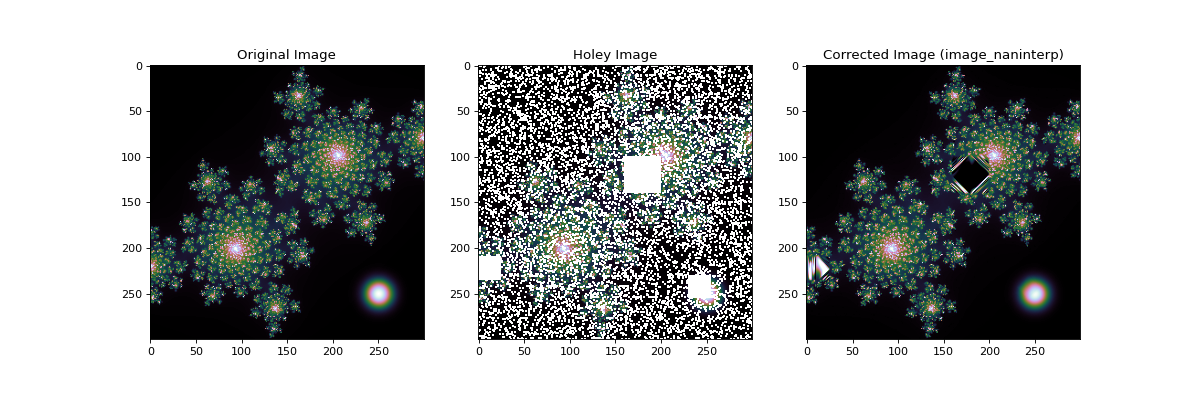

Reproduce this figure in Python.
import numpy as np
import matplotlib.pyplot as plt
from sofia_redux.toolkit.image.fill import image_naninterp
from sofia_redux.toolkit.utilities.func import julia_fractal
from astropy.modeling.models import Gaussian2D

image = julia_fractal(300, 300)
g = Gaussian2D(x_mean=250, y_mean=250, x_stddev=10, y_stddev=10)
image += g(*np.meshgrid(np.arange(300), np.arange(300)))
original = image.copy()

# add a few single pixel holes
rand = np.random.RandomState(41)
mask = rand.rand(*image.shape[:2]) < 0.1
image[mask] = np.nan

# add some larger holes
image[210:235, 0:25] = np.nan  # edge example
image[100:140, 160:200] = np.nan  # large structure example
image[230:255, 230:255] = np.nan  # smooth example
bad = image.copy()
image = np.clip(image_naninterp(image), 0, 1)

fig, ax = plt.subplots(nrows=1, ncols=3, figsize=(15, 5))
c = 'cubehelix' #'jet'
ax[0].imshow(original, cmap=c)
ax[0].set_title("Original Image")
ax[1].imshow(bad, cmap=c)
ax[1].set_title("Holey Image")
ax[2].imshow(image, cmap=c)
ax[2].set_title("Corrected Image (image_naninterp)")
